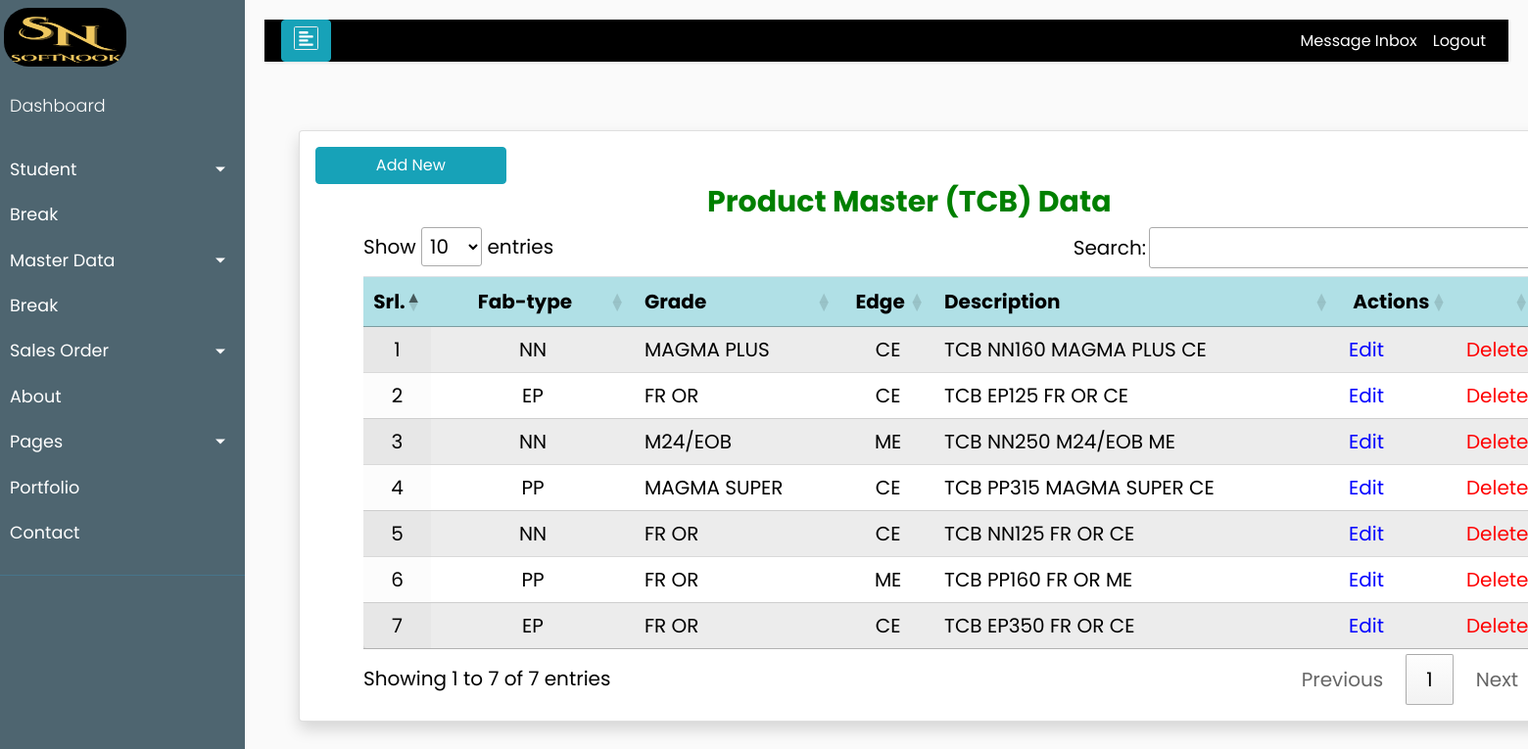
Before: /product/prod-tcb-crud/ (signed in) with the older database file.
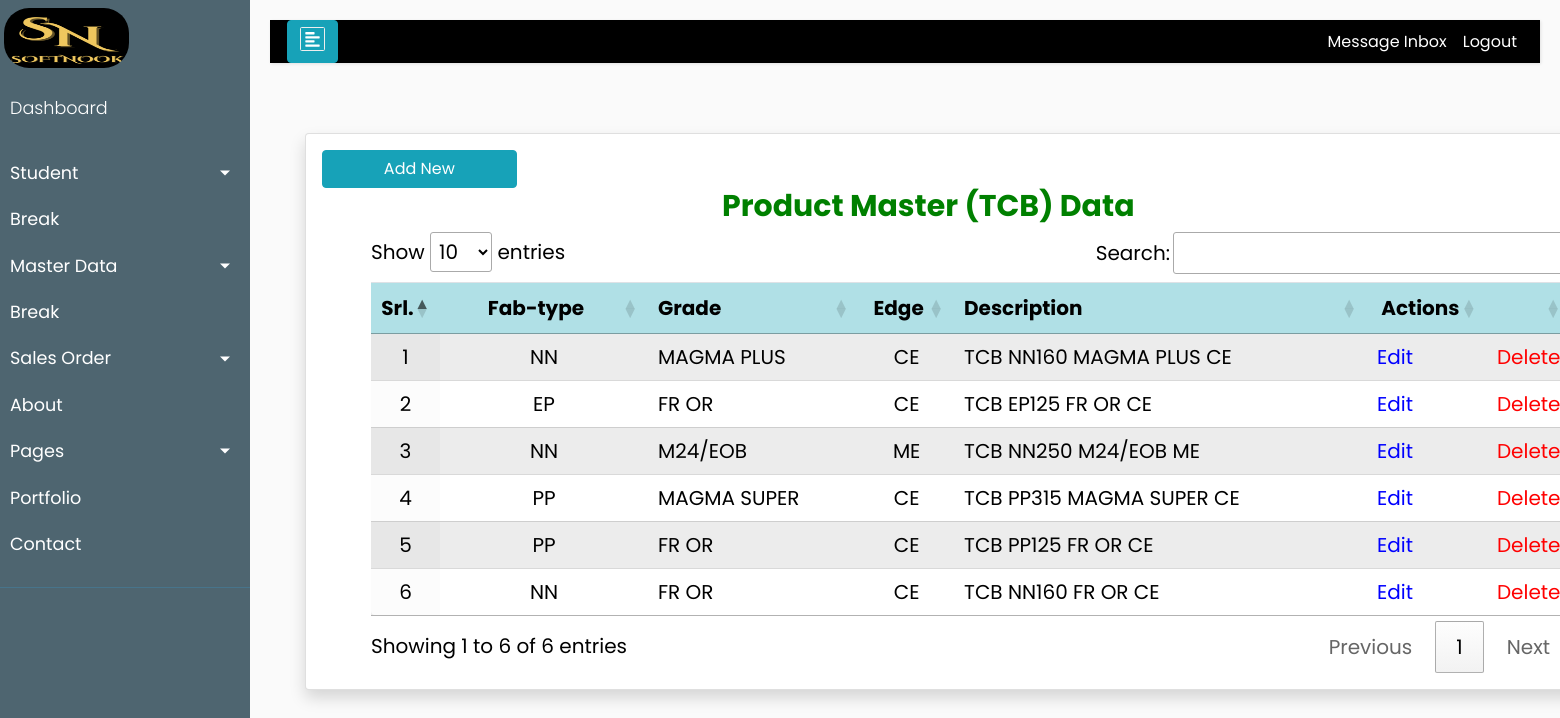
After: the same page with the newer database file.
### product/models.py (models this page shows, shortened)
class Product(models.Model):
    prod_code = models.CharField(verbose_name='Prod-Code', max_length=10, unique=True, null=True, blank=True)
    PROD_CHOICES    = (
 		 (None, 'Select'),
         ('01', 'SCB'),
         ('02', 'TCB'),
         ('03', 'S-PIPE'),
         ('04', 'T-PIPE'),
	)
    prod_tag        = models.CharField(verbose_name='Prod-Catg', max_length=7,
	                                  choices=PROD_CHOICES, null=True, blank=True)
    FAB_CHOICES     = (
 		 (None, 'Select'),
         ('01', 'NN'),
         ('02', 'EP'),
         ('03', 'PP'),
	)
    fab_type        = models.CharField(verbose_name='Fab-type', max_length=5,
	                                  choices=FAB_CHOICES, null=True, blank=True)
    FAB_DSG  = (
         (None, 'Select'),
         ('01', '90'),
         ('02', '100'),
         ('03', '125'),
         ('04', '160'),
         ('05', '200'),
         ('06', '250'),
         ('07', '315'),
         ('08', '350'),
         ('09', '400'),
         ('10', '450'),
         ('11', '500'),
    )
    fab_str         = models.CharField(verbose_name='Fab-Style', max_length=3,
	                                  choices=FAB_DSG, null=True, blank=True)
    grade           = models.ForeignKey("Grade", verbose_name="Grade", on_delete=models.CASCADE, null=True, blank=True)
    EDGE_CHOICES = (
 		 (None, 'Select'),
         ('01', 'CE'),
         ('02', 'ME'),
	)
    edge            = models.CharField(verbose_name='Edge', max_length=5,choices=EDGE_CHOICES, null=True, blank=True)
    ST_CHOICES = (
            (None, 'Select'),
            ('ST 1000','ST 1000'),
            ('ST 1250','ST 1250'),
            ('ST 1400','ST 1400'),
            ('ST 1600','ST 1600'),
            ('ST 1800','ST 1800'),
            ('ST 2000','ST 2000'),
            ('ST 2500','ST 2500'),
            ('ST 2800','ST 2800'),
            ('ST 3150','ST 3150'),
            ('ST 3500','ST 3500'),
            ('ST 4000','ST 4000'),
            ('ST 4500','ST 4500'),
            ('ST 5000','ST 5000'),
            ('ST 5400','ST 5400'),
            ('ST 6300','ST 6300'),
            ('ST 6800','ST 6800'),
            ('ST 7500','ST 7500'),
            ('ST 2250','ST 2250'),
	)
    st_rating       = models.CharField(verbose_name='Strength', max_length=7,choices=ST_CHOICES, null=True, blank=True)
    STCON_CHOICES   = (
 		 (None, 'Select'),
         ('01', '7x7'),
         ('02', '7x19'),
	)
    cord_const      = models.CharField(verbose_name='Cord Const.', max_length=15,choices=STCON_CHOICES, null=True, blank=True)
    prod_des        = models.CharField(verbose_name='Item Description', max_length=250, null=True, blank=True)
    created_date    = models.DateTimeField(auto_now_add=True)
    modified_date   = models.DateTimeField(auto_now=True)
    email 	        = models.ForeignKey(Account,verbose_name="email key", on_delete=models.CASCADE, null=True, blank=True)

class Grade(models.Model):
    name    = models.CharField(max_length=50,null=True, blank=True)
    skim1   = models.CharField(verbose_name='NN-Skim',max_length=30,null=True, blank=True)
    skim2   = models.CharField(verbose_name='EP-Skim',max_length=30,null=True, blank=True)
    covr1   = models.CharField(verbose_name='NN-Cover',max_length=30,null=True, blank=True)
    covr2   = models.CharField(verbose_name='EP-Cover',max_length=30,null=True, blank=True)
    group   = models.CharField(verbose_name='Group',max_length=30,null=True, blank=True)
    def __str__(self):
        return self.name

### product/views.py (the view)
# urls.py: path('prod-tcb-crud/', prod_TCB_CRUD, name='prod-tcb-crud'),
def prod_TCB_CRUD(request):
    user_id = request.session['user_id']
    account = Account.objects.get(id=user_id)
    qs=Product.objects.all()
    context={
        "queryset":qs,
    }
    return render(request, "product/CRUD_table_form.html", context)

### product/templates/product/CRUD_table_form.html (shortened to what this page needs)
{% extends 'base.html' %}
{% load static %}
	{% block content %}
  </head>
  <body>
	<br>
    <main role="main" class="container" >
	  <div class="card shadow p-3 mb-5 bg-white rounded" style="width:120%;margin-top:5px;">
		<a class="btn btn-info" style="width:15%;" href="{% url 'product:prod-tcb-create'%}">Add New</a>
		<table id="product" class = "table sts table-striped rounded shadow display " style="width:100% ">
				<h2 style="color:green;font-weight:bolder;font-size:30px;margin-left:400px;">Product Master (TCB) Data</h2>
				<thead class="sticky">
					<tr style="background-color:powderblue;" >
						<th style="text-align: center;color:black; width:2%">Srl.</th>
						<th style="text-align: center;color:black; width:20%">Fab-type</th>
						<th style="text-align: left;color:black; width:20%">Grade</th>
						<th style="text-align: center;color:black; width:8%">Edge</th>
						<th style="text-align: left;color:black;width:40%">Description</th>
						<th style="text-align: left;color:black; width:10%">&nbspActions</th>
						<th></th>
					</tr>
				</thead>
				<tbody>
				{% for item in queryset %}
					<tr>
						<td style="text-align: center;">{{ forloop.counter }}</td>
						<td style="text-align: center;">{{ item.get_fab_type_display }}</td>
						<td style="text-align: left;">{{ item.grade }}</td>
						<td style="text-align: center;">{{ item.get_edge_display }}</td>
						<td style="text-align: left;">{{ item.prod_des }}</td>
						<td><a style="text-align: right;color:blue;" href="{% url 'product:edit-tcb-product' product_id=item.id %}">Edit</a></td>
						<td><a style="text-align: right;color:red;" href="{% url 'product:product-delete' product_id=item.id %}">Delete</a></td>
					</tr>
				{% endfor %}
				</tbody>
		</table>
	</div>
    </main>
{% endblock content %}

### templates/base.html (shortened to what this page needs)
{% load static %}
<!DOCTYPE html>
<html>
<head>
    <link rel="stylesheet" href="https://stackpath.bootstrapcdn.com/bootstrap/4.1.0/css/bootstrap.min.css">
</head>
<body>
    <div class="wrapper">
        <nav id="sidebar">
            <div class="sidebar-header">
			 <img  class="img-bar" src="{% static 'image/softnook3.png' %}" alt="Soft Logo"  style="float:left;margin-top:8px;margin-left:4px;">
            </div>
			<br>
            <ul class="list-unstyled components">
                <p><a href="{% url 'dashboard'%}">Dashboard</a></p>
				<li>
                    <a href="#homeSubmenu" data-toggle="collapse" aria-expanded="false" class="dropdown-toggle">Student</a>
                </li>
				<li>
                    <a href="#">Break</a>
                </li>
				<li>
                    <a href="#prodSubmenu" data-toggle="collapse" aria-expanded="false" class="dropdown-toggle">Master Data</a>
				</li>
				<li>
                    <a href="#">Break</a>
                </li>
				<li>
					<a href="#orderSubmenu" data-toggle="collapse" aria-expanded="false" class="dropdown-toggle">Sales Order</a>
                </li>
                <li>
                    <a href="#">About</a>
                </li>
                <li>
                    <a href="#pageSubmenu" data-toggle="collapse" aria-expanded="false" class="dropdown-toggle">Pages</a>
                </li>
                <li>
                    <a href="#">Portfolio</a>
                </li>
                <li>
                    <a href="#">Contact</a>
                </li>
            </ul>
            <ul class="list-unstyled CTAs">
        </nav>
        <div id="content">
            <nav class="navbar navbar-expand-lg navbar-light bg-light">
                <div class="container-fluid">
                    <button type="button" id="sidebarCollapse" class="btn btn-info" style="margin-left:2px;" >
                        <i class='fas fa-align-left fa-border fa-1x' style='width:25px;'></i>
                    </button>
                    <div class="collapse navbar-collapse" id="navbarSupportedContent">
						<ul class="nav navbar-nav ml-auto">
							<li class="nav-item active">
								<a href="{% url 'account:inbox'%}" class="nav-link" style="color:white;">Message Inbox</a>
							</li>
                            <li class="nav-item active">
								<a href="{% url 'logout' %}" class="nav-link" style="color:white;">Logout</a>
                            </li>
                        </ul>
                    </div>
                </div>
            </nav>
			{% block error_messages %}
			<div class="row">
                <div class="col-md-12">
				</div>
			</div>
			{% endblock error_messages %}
			{% block content %}
			{% endblock content %}
    </div>
	<link rel="stylesheet" href="https://cdn.datatables.net/1.13.4/css/jquery.dataTables.min.css">
	<link rel="stylesheet" type="text/css" href="//cdn.datatables.net/1.11.5/css/jquery.dataTables.css">
</body>
</html>

### templates/base.html (style rules this page uses)
body { font-family: 'Poppins', sans-serif; background: #fafafa; }
p { font-family: 'Poppins', sans-serif; font-size: 1.1em; font-weight: 300; line-height: 1.7em; color: #999; }
a, a:hover, a:focus { color: inherit; text-decoration: none; transition: all 0.3s; }
.navbar { padding: 0px 0px; border: none; border-radius: 0; margin-bottom: 40px; box-shadow: 1px 1px 3px rgba(0, 0, 0, 0.1); }
.wrapper { display: flex; width: 100%; align-items: stretch; }
#sidebar { min-width: 250px; max-width: 250px; background: #4e6570; color: #fff; transition: all 0.3s; }
#sidebar .sidebar-header { padding: 20px; background: #4e6570; }
#sidebar ul.components { padding: 20px 0; border-bottom: 1px solid #47748b; }
#sidebar ul p { color: #fff; padding: 10px; }
#sidebar ul li a { padding: 10px; font-size: 1.1em; display: block; }
a[data-toggle="collapse"] { position: relative; }
.dropdown-toggle::after { display: block; position: absolute; top: 50%; right: 20px; transform: translateY(-50%); }
ul.CTAs { padding: 20px; }
#content { width: 100%; padding: 20px; min-height: 100vh; transition: all 0.3s; }
.container-fluid { background-color: black; }
.img-bar { position: fixed; top: 0; left: 0; width: 8%; height: 60px; border-radius: 25px; background-blend-mode: luminosity; }

### product/templates/product/CRUD_table_form.html (style rules this page uses)
.container { margin-top: 5px; margin-left: 20px; font-size:20px; width:100%; }
.card { background-color: 1FCBDE; color: black; padding: 15px 30px; border-radius: 3px; margin-bottom: 5px; }
thead.sticky { position: -webkit-sticky; position: sticky; top: 0; background-color: red; padding: 50px; font-size: 20px; }

Changed rows visible on the page:
removed Product: fab_type "NN", grade "FR OR", edge "CE", prod_des "TCB NN125 FR OR CE"
removed Product: fab_type "PP", grade "FR OR", edge "ME", prod_des "TCB PP160 FR OR ME"
removed Product: fab_type "EP", grade "FR OR", edge "CE", prod_des "TCB EP350 FR OR CE"
added Product: fab_type "PP", grade "FR OR", edge "CE", prod_des "TCB PP125 FR OR CE"
added Product: fab_type "NN", grade "FR OR", edge "CE", prod_des "TCB NN160 FR OR CE"
Other visible differences:
text written by a page script: "Show entries Search: Showing 1 to 7 of 7 entries Previous 1 Next" → "Show entries Search: Showing 1 to 6 of 6 entries Previous 1 Next"
